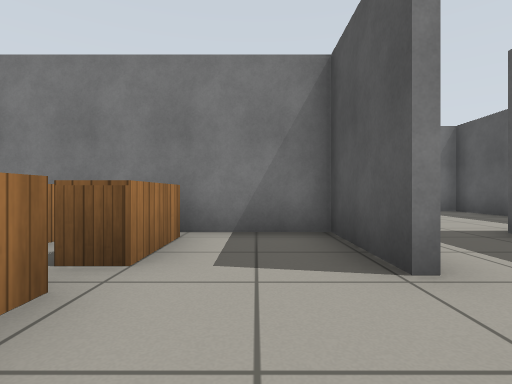
[1] (above)

22 first-person views from a walk through a robot-simulator world made for Gazebo. The camera is 0.59 m above the floor, looks level and sees 80° across. The floor is counted in squares, 1 m on a side. Each view is taken from the middle of a square. On the plan, view 1 faces up. The plan holds only what a view shows up to about 9 squares ahead; the rest is blank. Robots are left out. Gazebo's built-in surfaces are drawn with simple patterns.

[2]
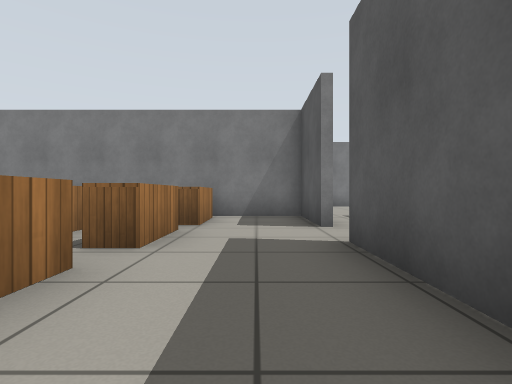

[3]
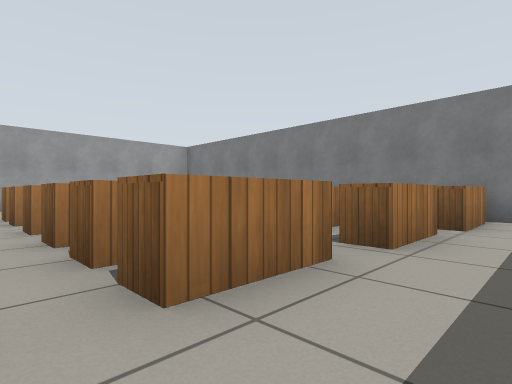

[4]
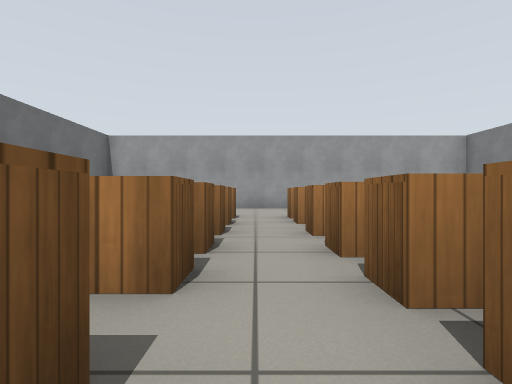

[5]
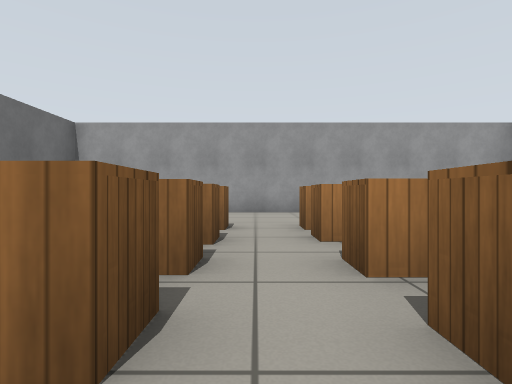

[6]
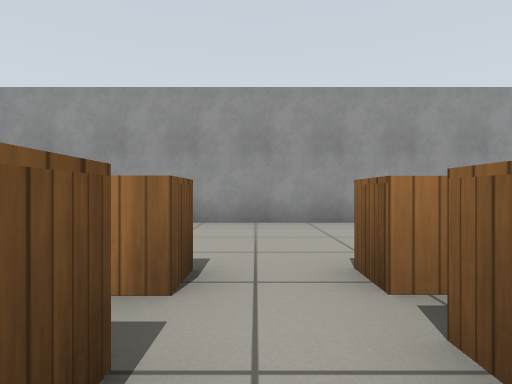

[7]
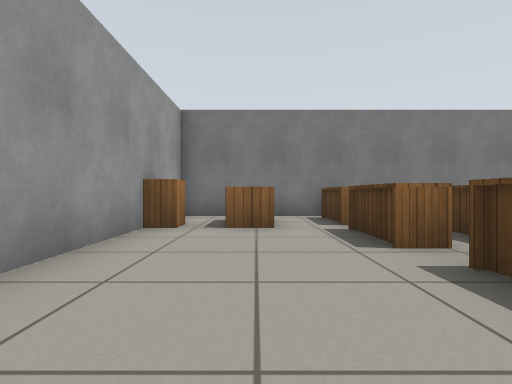

[8]
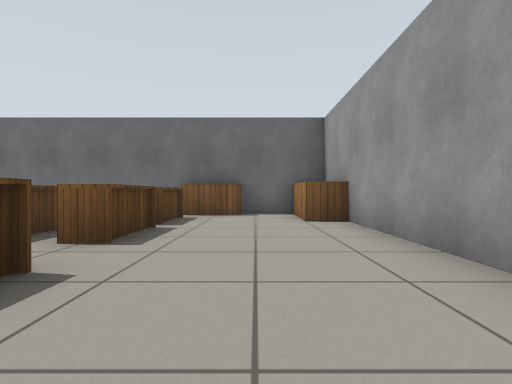

[9]
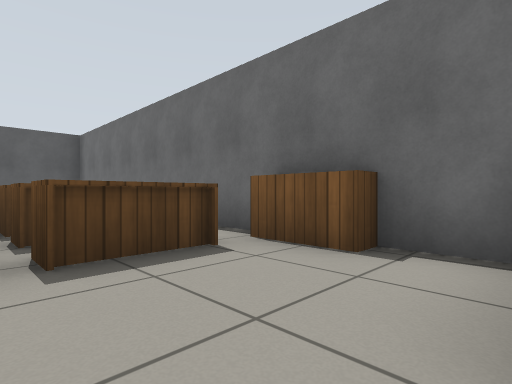

[10]
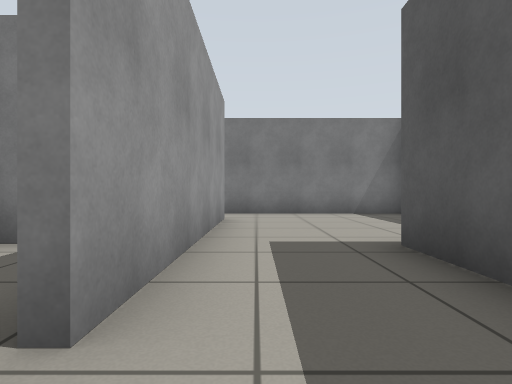

[11]
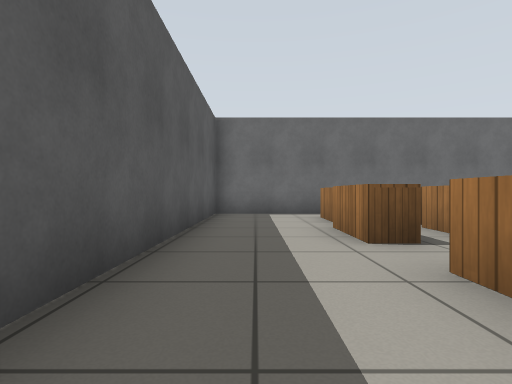

[12]
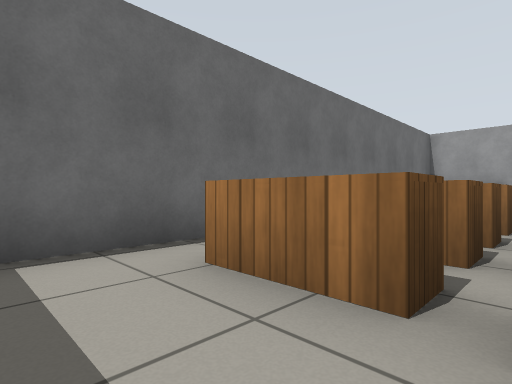

[13]
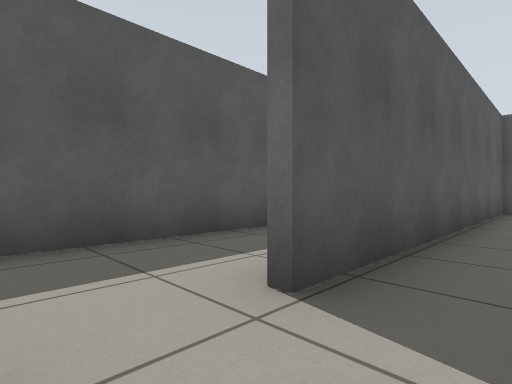

[14]
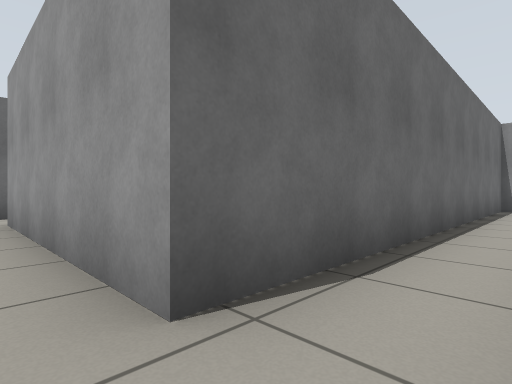

[15]
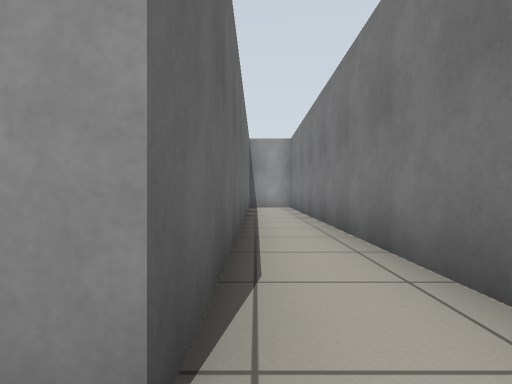

[16]
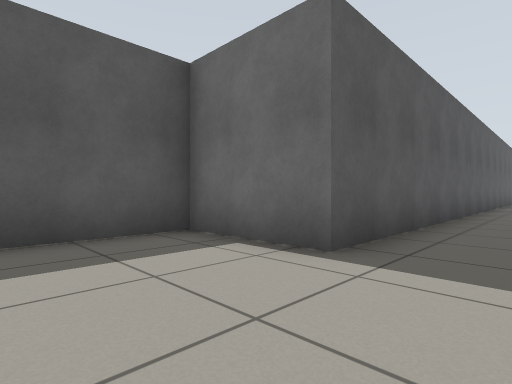

[17]
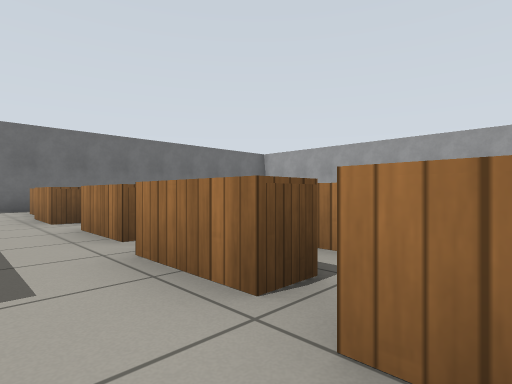

[18]
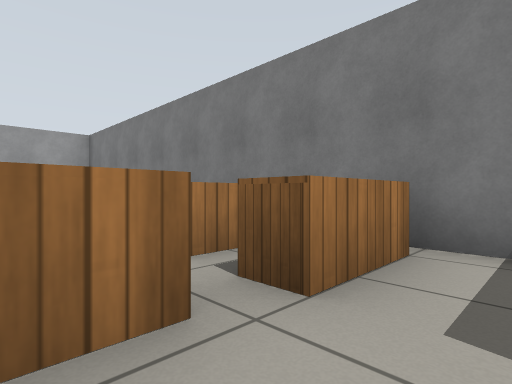

[19]
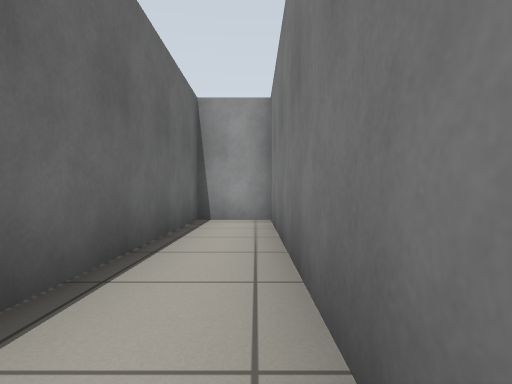

[20]
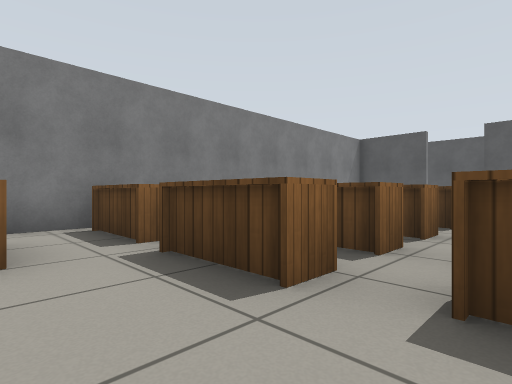

[21]
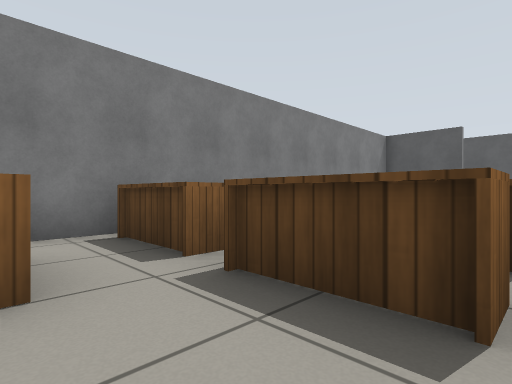

[22]
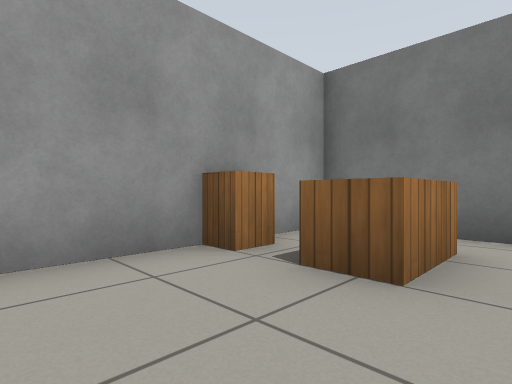

### Floor plan
Ten units are one square. View 1 is at (0, 0); x grows to the right and y downward. Boxes are objects, and circles mark ways between rooms. Rooms are numbered by the first view taken in them; rooms with no view inside come last. Other rooms are left out.
<svg viewBox="-130 -98 196 213">
<path fill="none" stroke="#000" d="M11 -21 11 -45 -118 -45 -118 -31M-118 -15 -118 65M-111 82 11 82 11 -6M36 41 36 -24M60 -93 -95 -93 -95 -78 13 -78 13 -21M36 -24 36 -44 61 -44 61 -90"/>
<rect x="-125" y="-25" width="10" height="10" fill="#bbb"><title>wooden box</title></rect>
<rect x="-115" y="55" width="10" height="20" fill="#bbb"><title>wooden box</title></rect>
<rect x="-105" y="-35" width="10" height="20" fill="#bbb"><title>wooden box</title></rect>
<rect x="-95" y="75" width="10" height="10" fill="#bbb"><title>wooden box</title></rect>
<rect x="-85" y="55" width="10" height="20" fill="#bbb"><title>wooden box</title></rect>
<rect x="-85" y="35" width="10" height="20" fill="#bbb"><title>wooden box</title></rect>
<rect x="-85" y="5" width="10" height="20" fill="#bbb"><title>wooden box</title></rect>
<rect x="-85" y="-25" width="10" height="30" fill="#bbb"><title>wooden box</title></rect>
<rect x="-85" y="-45" width="10" height="20" fill="#bbb"><title>wooden box</title></rect>
<rect x="-75" y="55" width="10" height="20" fill="#bbb"><title>other object</title></rect>
<rect x="-75" y="35" width="10" height="20" fill="#bbb"><title>wooden box</title></rect>
<rect x="-75" y="5" width="10" height="20" fill="#bbb"><title>wooden box</title></rect>
<rect x="-75" y="-25" width="10" height="30" fill="#bbb"><title>wooden box</title></rect>
<rect x="-65" y="55" width="10" height="20" fill="#bbb"><title>other object</title></rect>
<rect x="-65" y="35" width="20" height="20" fill="#bbb"><title>wooden box</title></rect>
<rect x="-65" y="5" width="20" height="20" fill="#bbb"><title>wooden box</title></rect>
<rect x="-65" y="-5" width="20" height="10" fill="#bbb"><title>other object</title></rect>
<rect x="-55" y="55" width="20" height="20" fill="#bbb"><title>other object</title></rect>
<rect x="-55" y="35" width="20" height="20" fill="#bbb"><title>wooden box</title></rect>
<rect x="-45" y="5" width="10" height="20" fill="#bbb"><title>wooden box</title></rect>
<rect x="-45" y="-25" width="10" height="30" fill="#bbb"><title>other object</title></rect>
<rect x="-35" y="55" width="10" height="20" fill="#bbb"><title>wooden box</title></rect>
<rect x="-35" y="35" width="10" height="20" fill="#bbb"><title>wooden box</title></rect>
<rect x="-35" y="5" width="10" height="20" fill="#bbb"><title>wooden box</title></rect>
<rect x="-35" y="-25" width="10" height="30" fill="#bbb"><title>other object</title></rect>
<rect x="-35" y="-45" width="10" height="20" fill="#bbb"><title>wooden box</title></rect>
<rect x="-25" y="55" width="10" height="20" fill="#bbb"><title>wooden box</title></rect>
<rect x="-25" y="35" width="10" height="20" fill="#bbb"><title>wooden box</title></rect>
<rect x="-25" y="5" width="10" height="20" fill="#bbb"><title>wooden box</title></rect>
<rect x="-25" y="-25" width="20" height="30" fill="#bbb"><title>wooden box</title></rect>
<rect x="-25" y="-45" width="20" height="20" fill="#bbb"><title>wooden box</title></rect>
<circle cx="10" cy="-15" r="3" fill="#2a7"/>
<circle cx="25" cy="-35" r="3" fill="#2a7"/>
<text x="-50" y="20">1</text>
<text x="-30" y="110">2</text>
<text x="0" y="-80">3</text>
</svg>
Room 1 opens to room 2. Room 2 opens to room 3.

Where each view was taken, in squares from view 1:
view 1: 0 up, 0 right, facing up
view 2: 3 down, 0 right, facing up
view 3: 3 down, 0 right, facing up-left
view 4: 3 down, 1 left, facing left
view 5: 3 down, 3 left, facing left
view 6: 3 down, 6 left, facing left
view 7: 3 down, 10 left, facing up
view 8: 0 up, 10 left, facing down
view 9: 5 down, 11 left, facing down-right
view 10: 1 up, 2 right, facing up
view 11: 0 up, 0 right, facing down
view 12: 5 down, 0 right, facing down-left
view 13: 2 up, 0 right, facing down-right
view 14: 9 up, 2 right, facing down-left
view 15: 8 up, 2 right, facing left
view 16: 7 up, 2 right, facing down-right
view 17: 3 up, 0 right, facing down-left
view 18: 1 up, 0 right, facing up-left
view 19: 9 up, 3 left, facing left
view 20: 1 down, 10 left, facing up-right
view 21: 0 up, 10 left, facing up-right
view 22: 0 up, 9 left, facing up-left
